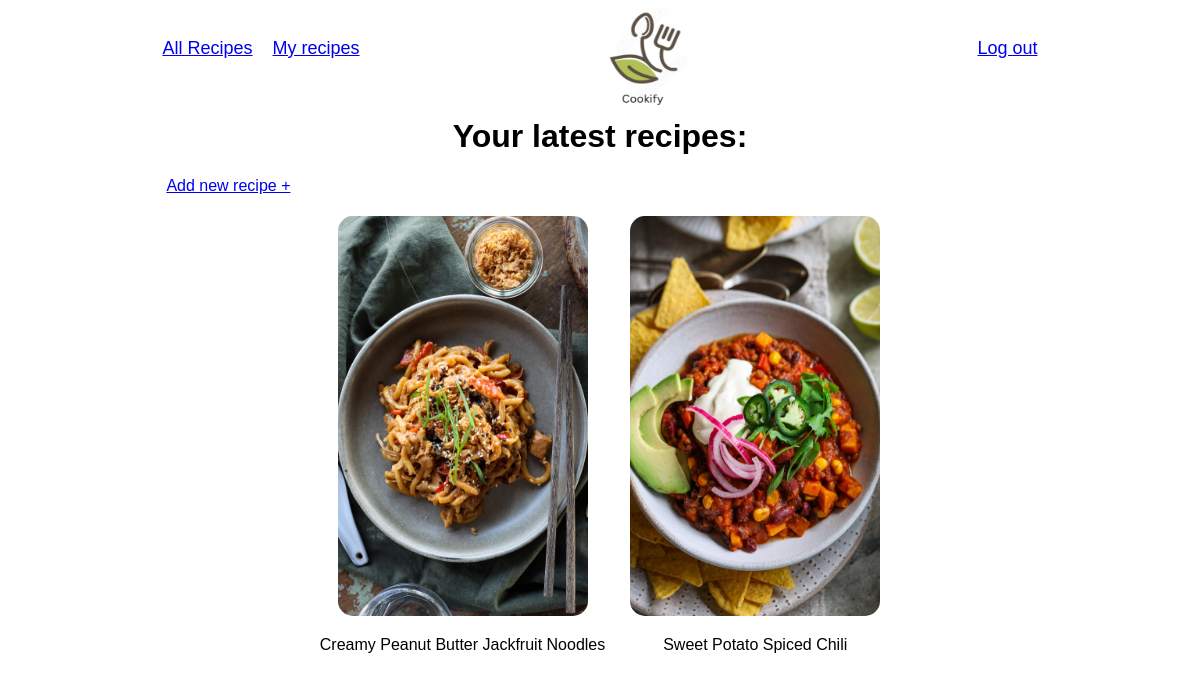
The page /recipes/ (signed in) on the database as committed earlier.
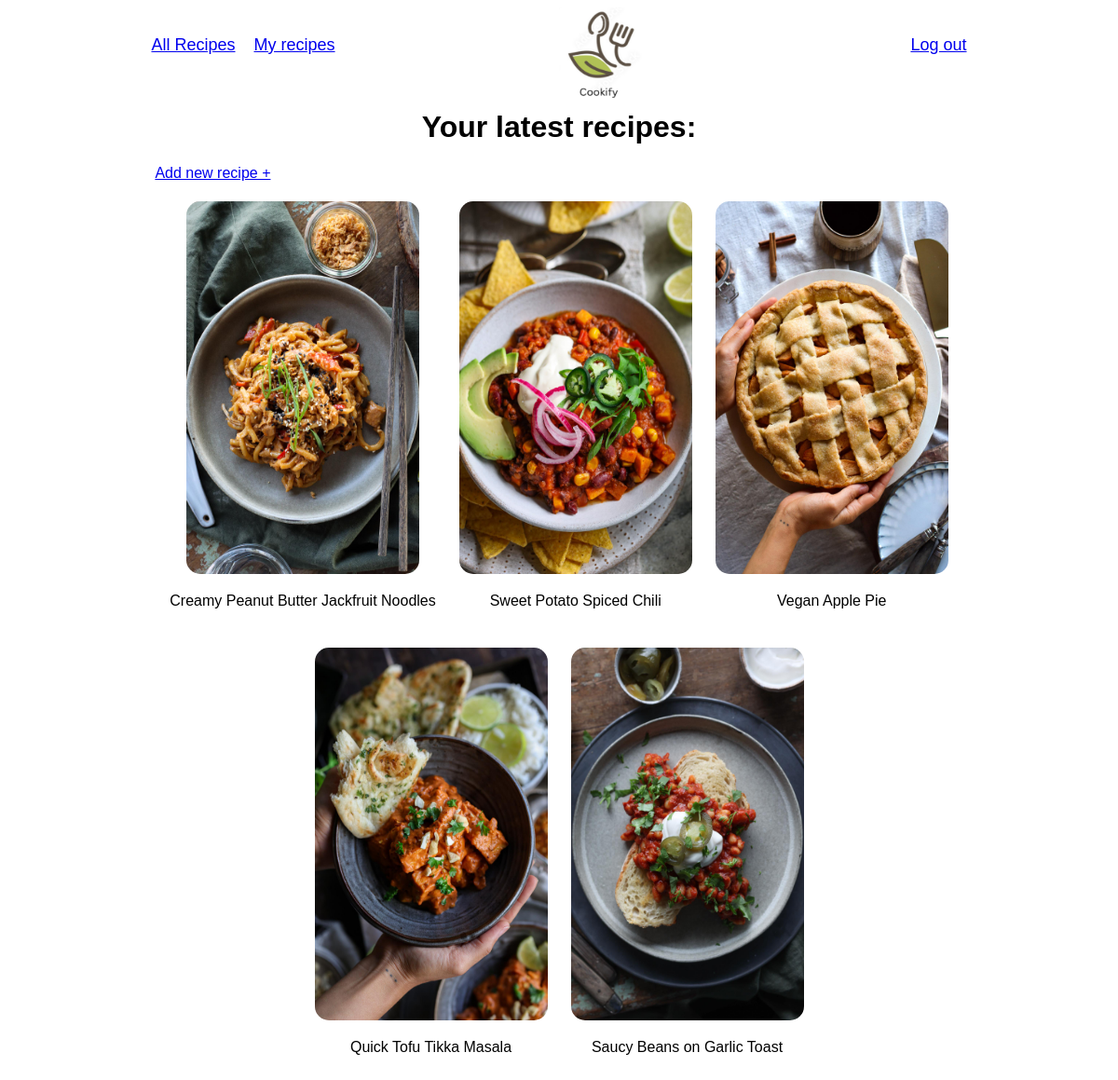
The same page on the database as committed later.
### recipes/models.py (models this page shows, shortened)
class Recipe(models.Model):
    title = models.CharField(max_length=255)
    description = models.TextField(default="")
    steps = models.TextField(default="")
    ingredients = models.TextField(default="")
    date = models.DateTimeField(auto_now_add=True)
    author = models.ForeignKey(
        get_user_model(),
        on_delete=models.CASCADE,
    )
    image = models.ImageField(upload_to='pics', default="pics/default.jpg")

### recipes/views.py (the view)
# urls.py: path('', RecipeListView.as_view(), name='recipe_list'),
class RecipeListView(LoginRequiredMixin, ListView):
    model = Recipe
    template_name = 'recipe_list.html'

### templates/recipe_list.html
{% extends 'base.html' %}
{% block content %}
    <div class="recipe-body">
        <h1>Your latest recipes: </h1>
            <p style="margin-left: 10%"><a href="{% url 'recipe_new' %}">Add new recipe +</a></p>
            <div class="recipe-list">
                {% for recipe in object_list %}
                    {% if user == recipe.author %}
                        <div class="recipe-tn-title">
                            <a href="{% url 'recipe_detail' recipe.pk %}"><img class="recipe-img" src="{{ recipe.image.url }}" alt="img"></a>
                            <p>{{ recipe.title }}</p>
                        </div>
                    {% endif %}
                {% endfor %}
            </div>
    </div>
{% endblock %}

Rows that differ between the two databases and show on the page:
added Recipe: image (picture), title "Vegan Apple Pie"
added Recipe: image (picture), title "Quick Tofu Tikka Masala"
added Recipe: image (picture), title "Saucy Beans on Garlic Toast"
